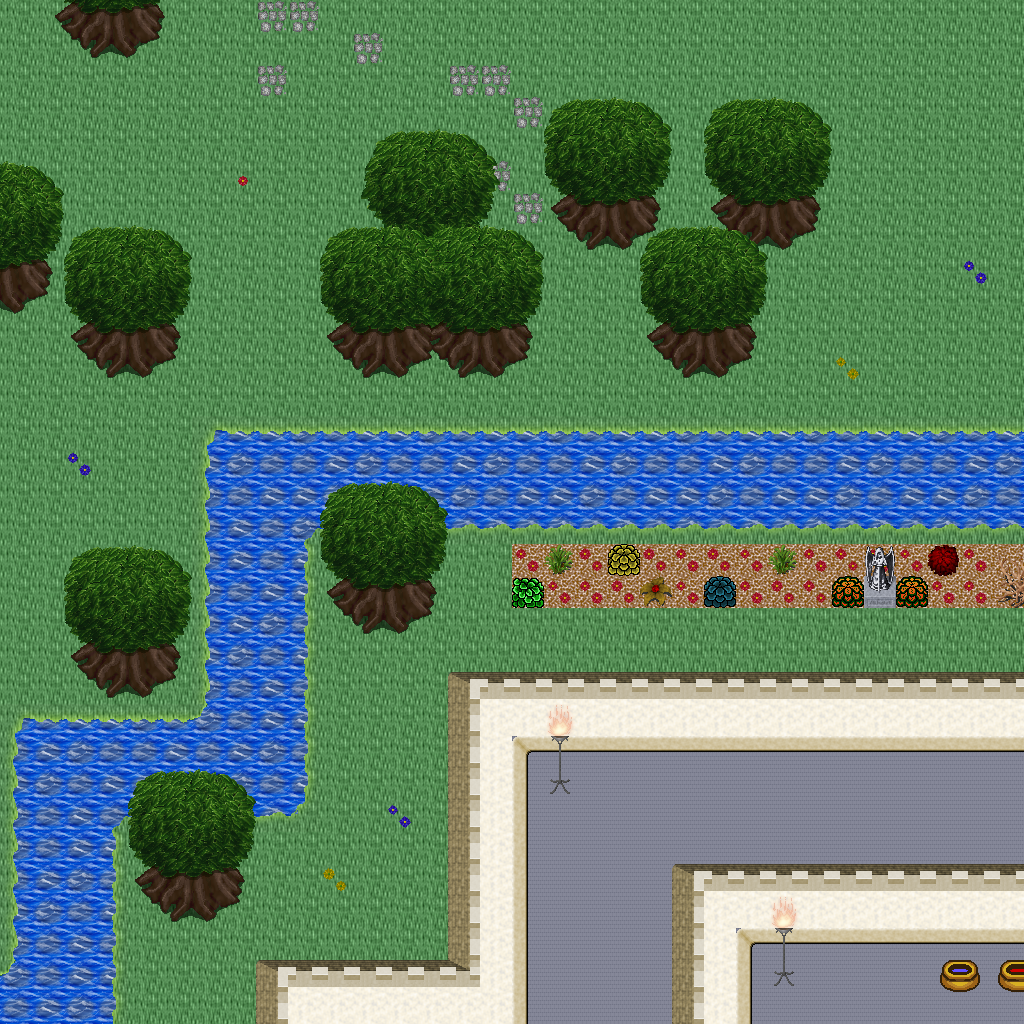

A 2D game scene composited from a Tiled map and its tileset images. What follows is a short description and the map's XML, with each tile layer's data collapsed to a summary:
An orthogonal 32x32 tile map with 32x32 px tiles, 5 tile layers (Ground, Objects, Objects2, Above, ...), 1 hidden layer not drawn, 42 tilesets.

<map version="1.10" tiledversion="1.11.0" orientation="orthogonal" renderorder="right-down" width="32" height="32" tilewidth="32" tileheight="32" infinite="0" nextlayerid="11" nextobjectid="1">
 <tileset firstgid="1" name="logic_collision" tilewidth="32" tileheight="32" tilecount="1" columns="1">
  <image source="../drawable/logic_collision.png" width="32" height="32" />
 </tileset>
 <tileset firstgid="2" name="building_decoration_orbpedestal" tilewidth="32" tileheight="32" tilecount="2" columns="1">
  <image source="../drawable/building_decoration_orbpedestal.png" width="32" height="64" />
 </tileset>
 <tileset firstgid="4" name="building_decoration_block" tilewidth="32" tileheight="32" tilecount="2" columns="2">
  <image source="../drawable/building_decoration_block.png" width="64" height="32" />
 </tileset>
 <tileset firstgid="6" name="building_decoration_chimney" tilewidth="32" tileheight="32" tilecount="2" columns="1">
  <image source="../drawable/building_decoration_chimney.png" width="32" height="64" />
 </tileset>
 <tileset firstgid="8" name="building_fence_fence_chunky" tilewidth="32" tileheight="32" tilecount="21" columns="3">
  <image source="../drawable/building_fence_fence_chunky.png" width="96" height="224" />
 </tileset>
 <tileset firstgid="29" name="ground_cobbled_paving" tilewidth="32" tileheight="32" tilecount="1" columns="1">
  <image source="../drawable/ground_cobbled_paving.png" width="32" height="32" />
 </tileset>
 <tileset firstgid="30" name="ground_gravel" tilewidth="32" tileheight="32" tilecount="1" columns="1">
  <image source="../drawable/ground_gravel.png" width="32" height="32" />
 </tileset>
 <tileset firstgid="31" name="ground_stone_floors" tilewidth="32" tileheight="32" tilecount="6" columns="3">
  <image source="../drawable/ground_stone_floors.png" width="96" height="64" />
 </tileset>
 <tileset firstgid="37" name="ground_ground" tilewidth="32" tileheight="32" tilecount="33" columns="3">
  <image source="../drawable/ground_ground.png" width="96" height="352" />
 </tileset>
 <tileset firstgid="70" name="plant_bush_hedge" tilewidth="32" tileheight="32" tilecount="35" columns="5">
  <image source="../drawable/plant_bush_hedge.png" width="160" height="224" />
 </tileset>
 <tileset firstgid="105" name="plant_bush_various_small" tilewidth="32" tileheight="32" tilecount="9" columns="3">
  <image source="../drawable/plant_bush_various_small.png" width="96" height="96" />
 </tileset>
 <tileset firstgid="114" name="plant_flower_daisy_blue" tilewidth="32" tileheight="32" tilecount="8" columns="2">
  <image source="../drawable/plant_flower_daisy_blue.png" width="64" height="128" />
 </tileset>
 <tileset firstgid="122" name="plant_flower_daisy_red" tilewidth="32" tileheight="32" tilecount="8" columns="2">
  <image source="../drawable/plant_flower_daisy_red.png" width="64" height="128" />
 </tileset>
 <tileset firstgid="130" name="plant_flower_daisy_white" tilewidth="32" tileheight="32" tilecount="8" columns="2">
  <image source="../drawable/plant_flower_daisy_white.png" width="64" height="128" />
 </tileset>
 <tileset firstgid="138" name="plant_flower_daisy_yellow" tilewidth="32" tileheight="32" tilecount="8" columns="2">
  <image source="../drawable/plant_flower_daisy_yellow.png" width="64" height="128" />
 </tileset>
 <tileset firstgid="146" name="plant_vine_plait" tilewidth="32" tileheight="32" tilecount="9" columns="3">
  <image source="../drawable/plant_vine_plait.png" width="96" height="96" />
 </tileset>
 <tileset firstgid="155" name="furniture_light_iron_lamp" tilewidth="32" tileheight="32" tilecount="3" columns="1">
  <image source="../drawable/furniture_light_iron_lamp.png" width="32" height="96" />
 </tileset>
 <tileset firstgid="158" name="furniture_light_flames" tilewidth="32" tileheight="32" tilecount="6" columns="6">
  <image source="../drawable/furniture_light_flames.png" width="192" height="32" />
 </tileset>
 <tileset firstgid="164" name="ground_grass_corners" tilewidth="32" tileheight="32" tilecount="24" columns="6">
  <image source="../drawable/ground_grass_corners.png" width="192" height="128" />
 </tileset>
 <tileset firstgid="188" name="ground_grass_edges" tilewidth="32" tileheight="32" tilecount="36" columns="12">
  <image source="../drawable/ground_grass_edges.png" width="384" height="96" />
 </tileset>
 <tileset firstgid="224" name="plant_tree_tree_golden_large" tilewidth="32" tileheight="32" tilecount="24" columns="4">
  <image source="../drawable/plant_tree_tree_golden_large.png" width="128" height="192" />
 </tileset>
 <tileset firstgid="248" name="ground_water_dungeon_water" tilewidth="32" tileheight="32" tilecount="30" columns="3">
  <image source="../drawable/ground_water_dungeon_water.png" width="96" height="320" />
 </tileset>
 <tileset firstgid="278" name="plant_indoor_pot_plant_1" tilewidth="32" tileheight="32" tilecount="12" columns="6">
  <image source="../drawable/plant_indoor_pot_plant_1.png" width="192" height="64" />
 </tileset>
 <tileset firstgid="290" name="logic_creature_human_imperial" tilewidth="32" tileheight="32" tilecount="16" columns="8">
  <image source="../drawable/logic_creature_human_imperial.png" width="256" height="64" />
 </tileset>
 <tileset firstgid="306" name="item_statue_metal_and_stone" tilewidth="32" tileheight="32" tilecount="6" columns="3">
  <image source="../drawable/item_statue_metal_and_stone.png" width="96" height="64" />
 </tileset>
 <tileset firstgid="312" name="item_statue_grey_stone" tilewidth="32" tileheight="32" tilecount="4" columns="2">
  <image source="../drawable/item_statue_grey_stone.png" width="64" height="64" />
 </tileset>
 <tileset firstgid="316" name="building_castle" tilewidth="32" tileheight="32" tilecount="320" columns="20">
  <image source="../drawable/building_castle.png" width="640" height="512" />
 </tileset>
 <tileset firstgid="636" name="building_church" tilewidth="32" tileheight="32" tilecount="56" columns="8">
  <image source="../drawable/building_church.png" width="256" height="224" />
 </tileset>
 <tileset firstgid="692" name="item_pot_pot_golden" tilewidth="32" tileheight="32" tilecount="4" columns="4">
  <image source="../drawable/item_pot_pot_golden.png" width="128" height="32" />
 </tileset>
 <tileset firstgid="696" name="furniture_table_bench" tilewidth="32" tileheight="32" tilecount="3" columns="3">
  <image source="../drawable/furniture_table_bench.png" width="96" height="32" />
 </tileset>
 <tileset firstgid="699" name="item_statue_green_stone" tilewidth="32" tileheight="32" tilecount="12" columns="4">
  <image source="../drawable/item_statue_green_stone.png" width="128" height="96" />
 </tileset>
 <tileset firstgid="711" name="item_statue_green_stone_2" tilewidth="32" tileheight="32" tilecount="6" columns="2">
  <image source="../drawable/item_statue_green_stone_2.png" width="64" height="96" />
 </tileset>
 <tileset firstgid="717" name="plant_bush_hosta" tilewidth="32" tileheight="32" tilecount="9" columns="3">
  <image source="../drawable/plant_bush_hosta.png" width="96" height="96" />
 </tileset>
 <tileset firstgid="726" name="plant_tree_tree_green" tilewidth="32" tileheight="32" tilecount="88" columns="8">
  <image source="../drawable/plant_tree_tree_green.png" width="256" height="352" />
 </tileset>
 <tileset firstgid="814" name="item_banners_flag" tilewidth="32" tileheight="32" tilecount="12" columns="3">
  <image source="../drawable/item_banners_flag.png" width="96" height="128" />
 </tileset>
 <tileset firstgid="826" name="furniture_table_long_front_on" tilewidth="32" tileheight="32" tilecount="3" columns="1">
  <image source="../drawable/furniture_table_long_front_on.png" width="32" height="96" />
 </tileset>
 <tileset firstgid="829" name="item_flagpole" tilewidth="32" tileheight="32" tilecount="3" columns="1">
  <image source="../drawable/item_flagpole.png" width="32" height="96" />
 </tileset>
 <tileset firstgid="832" name="logic_portal" tilewidth="32" tileheight="32" tilecount="24" columns="8">
  <image source="../drawable/logic_portal.png" width="256" height="96" />
 </tileset>
 <tileset firstgid="856" name="logic_creature_animal" tilewidth="32" tileheight="32" tilecount="32" columns="8">
  <image source="../drawable/logic_creature_animal.png" width="256" height="128" />
 </tileset>
 <tileset firstgid="888" name="plant_tree_spruce" tilewidth="32" tileheight="32" tilecount="6" columns="2">
  <image source="../drawable/plant_tree_spruce.png" width="64" height="96" />
 </tileset>
 <tileset firstgid="894" name="light_light_5x5" tilewidth="32" tileheight="32" tilecount="25" columns="5">
  <image source="../drawable/light_light_5x5.png" width="160" height="160" />
 </tileset>
 <tileset firstgid="919" name="plant_stump_stump_brown" tilewidth="32" tileheight="32" tilecount="4" columns="2">
  <image source="../drawable/plant_stump_stump_brown.png" width="64" height="64" />
 </tileset>
 <layer id="1" name="Ground" width="32" height="32">
  <data>[1024 cells, 1024 non-empty, 9 distinct tile ids]</data>
 </layer>
 <layer id="2" name="Objects" width="32" height="32">
  <data>[1024 cells, 301 non-empty, 56 distinct tile ids]</data>
 </layer>
 <layer id="3" name="Objects2" width="32" height="32">
  <data>[1024 cells, 10 non-empty, 1 distinct tile ids]</data>
 </layer>
 <layer id="4" name="Above" width="32" height="32">
  <data>[1024 cells, 132 non-empty, 38 distinct tile ids]</data>
 </layer>
 <layer id="5" name="Above2" width="32" height="32">
  <data>[1024 cells, 0 non-empty, 0 distinct tile ids]</data>
 </layer>
 <layer id="6" name="Walkable" width="32" height="32" visible="0">
  <data>[1024 cells, 425 non-empty, 1 distinct tile ids]</data>
 </layer>
 <objectgroup id="7" name="Mapevents" />
 <objectgroup id="8" name="Spawn" />
 <objectgroup id="9" name="Keys" />
 <objectgroup id="10" name="Replace" />
</map>
